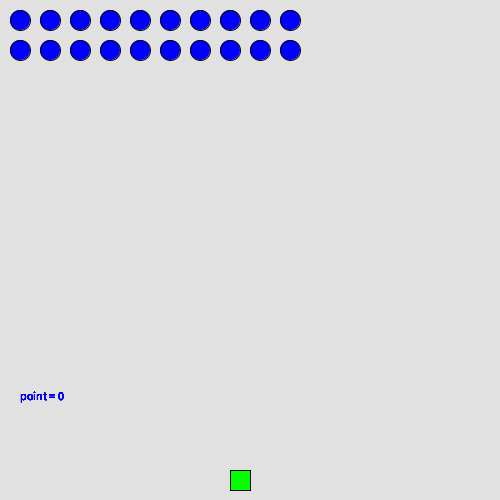
Frame 1 (no input)
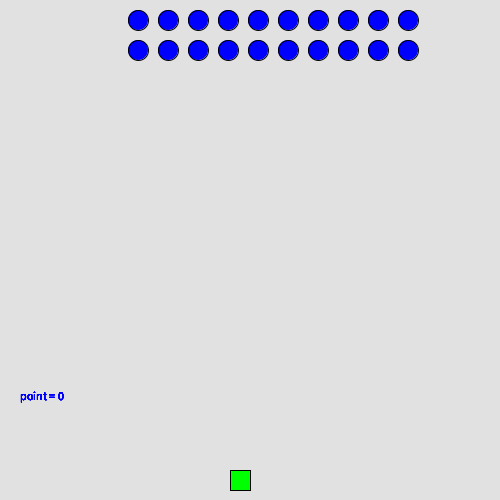
Frame 60 (the mouse pressed at the canvas centre just before this capture)
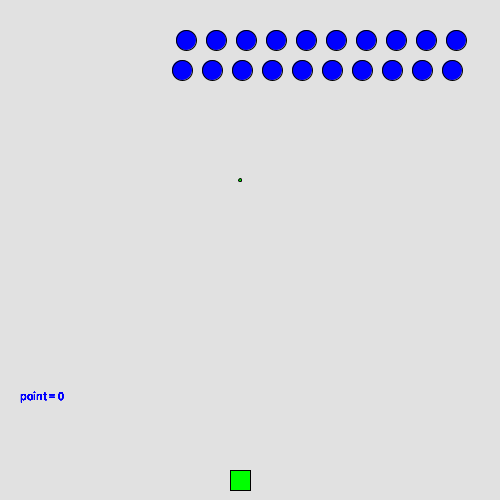
Frame 120 (the mouse held since frame 60 and released just before this capture)

The Processing sketch that drew these frames (run headless with seeded random() and noise(); from frame 60 on, the mouse is pressed at the canvas centre):

// Processing sketch: processing_129733
// ── processing_129733.pde

int noOfInvaderRows = 2;        //Number of invaders for one column
int noOfInvaderColumns = 10;    //Number of invaders for one line
int noOfInvaders = noOfInvaderRows * noOfInvaderColumns;
float[][][] invad = new float[noOfInvaderRows ][noOfInvaderColumns ][2];
int noOfBullets = 20;
float[][] bullet = {{-100, 0}, {-100, 0}, {-100, 0}, {-100, 0}, {-100, 0}, {-100, 0}, {-100, 0}, {-100, 0}, {-100, 0}, {-100, 0},{-100, 0}, {-100, 0}, {-100, 0}, {-100, 0}, {-100, 0}, {-100, 0}, {-100, 0}, {-100, 0}, {-100, 0}, {-100, 0}};
float rx, ry;
float invaderY = 20;
int sz = 20;
int shoot = 0;
int point=0;

void setup() {
    size(500, 500);
    rx = 240;    //defense
    ry = 480;
    //invaders
    for(int i=0; i<noOfInvaderRows; i++){
        for(int j=0; j<noOfInvaderColumns; j++){
            invad[i][j][0] = invaderY+j*30;
            invad[i][j][1] = invaderY+i*30;
        }
    }

    rectMode(CENTER);
    frameRate(30);
}

void draw() {
    background(225);
    invaders();
    defense();
}

int direction = 0;
float yStep = 20;
void invaders(){
    fill(0, 0, 255);
    for(int i=0; i<noOfInvaderRows; i++){
        for(int j=0; j<noOfInvaderColumns; j++){
            hitCheck(i, j);
            ellipse(invad[i][j][0], invad[i][j][1], sz, sz);
            if(direction == 0){
              if(invad[i][j][0] > 0){
                invad[i][j][0]+=2;
                if(invad[i][j][0] > (width-sz/2)){
                  direction = 1;
                  invaderY += yStep;
                }
              }
            }else{
              if(invad[i][j][0] > 0){
                invad[i][j][0]-=2;
                if(invad[i][j][0] < sz/2){
                  direction = 0;
                  invaderY += yStep;
                }
              }
            }
        }
    }
    if(invaderY >= ry){    //game over
      gameOver();
      text(" You LOSE!", 130, 260);
    }
    for(int i=0; i<noOfInvaderRows; i++){
        for(int j=0; j<noOfInvaderColumns; j++){
            invad[i][j][1] = invaderY+i*30;
        }
    }

}

void gameOver(){
  fill(255, 0, 0);
  textSize(48);
  text("Game Over", 130, 210);
}

void hitCheck(int i, int j){
  for(int k=0; k<noOfBullets; k++){
    if(abs(invad[i][j][1] - bullet[k][1])<sz/2){
      if(abs(invad[i][j][0] - bullet[k][0])<sz/2){
        invad[i][j][0] = -100;
        noOfInvaders--;
        point+=100;
      }
    }
  }
  if(noOfInvaders <= 0){
    gameOver();
    text(" You WIN!", 130, 260);
  }
  text("point = "+point,20,400);
}

void defense(){
    fill(0, 255, 0);
    rect(rx, ry, sz, sz);
    if(shoot != 0){
        shoot--;
        for(int i=0; i<noOfBullets; i++){
          if(bullet[i][0] < 0){
            bullet[i][0] = rx;
            bullet[i][1] = ry;
            break;
          }
        }
    }
    for(int i=0; i<noOfBullets; i++){
      if(bullet[i][0] >= 0){
        ellipse(bullet[i][0], bullet[i][1]-=5, 3, 3);
      }
      if(bullet[i][1] < 0){
        bullet[i][0] = -100;
      }
    }
}

void mousePressed() {
    if (mouseButton == LEFT) {
        rx -= 10;
        if(rx < sz/2){
          rx = sz/2;
        }
    } else if (mouseButton == RIGHT) {
        rx += 10;
        if(rx > (width-sz/2)){
          rx = width-sz/2;
        }
    } else {
        shoot++;
    }
}
